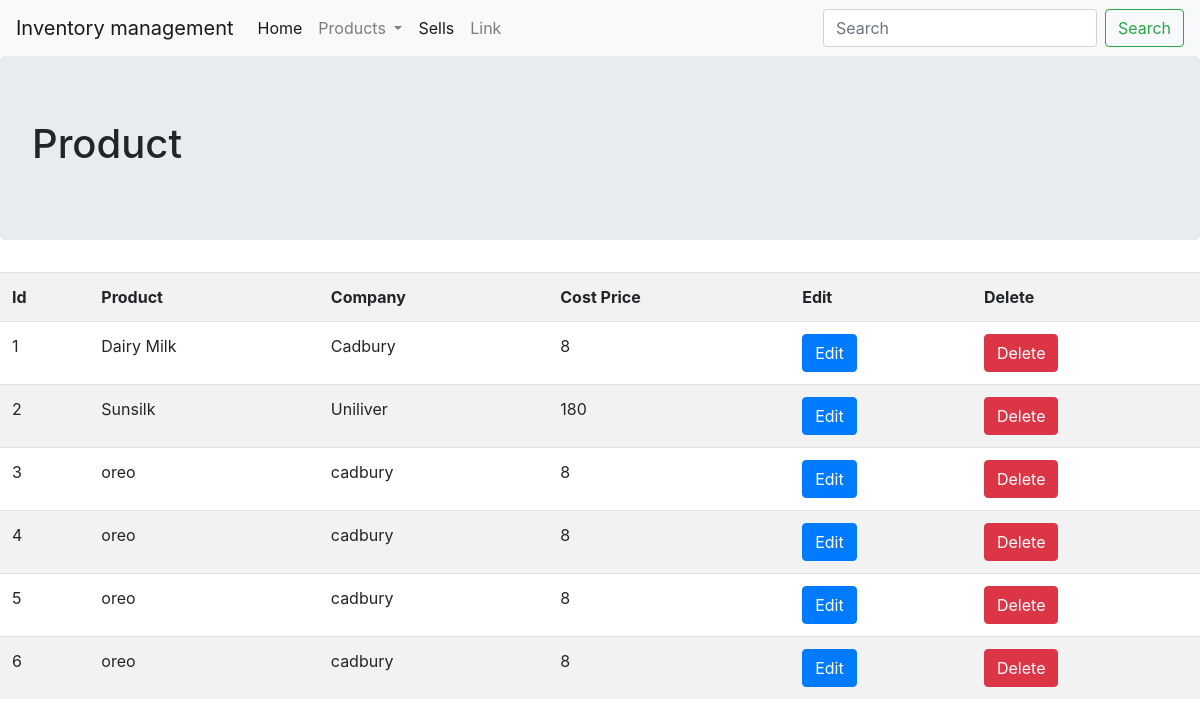
Page /products on the committed database.
### dashboard/models.py (models this page shows, shortened)
class Product(models.Model):
    name = models.TextField()
    company = models.TextField()
    cost_price = models.IntegerField(default='00000')

### dashboard/views.py (the view)
# urls.py: path('products',products,name='products'),
def products(request):
    context = Product.objects.all()
    return render(request,"products.html",context={'dataset':context})

### dashboard/templates/products.html (shortened to what this page needs)
{% extends 'base.html' %}
{% block body %}
<div  class="jumbotron">
    <h1>Product</h1>
</div>
<div>
    <table class="table table-striped">
        <tr>
            <th>
                Id
            </th>
            <th>
                Product
            </th>
            <th>
                Company
            </th>
            <th>
                Cost Price
            </th>
            <th>
                Edit
            </th>
            <th>
                Delete
            </th>
        </tr>
        {% for d in dataset %}
        <tr>
            <td>
                {{d.id}}
            </td>
            <td>
            {{d.name}}
            </td>
            <td>
            {{d.company}}
            </td>
            <td>
            {{d.cost_price}}
            </td>
            <td>
            <a href="" class="btn btn-primary">Edit </a>
            </td>
            <td>
            <a href="#" class="btn btn-danger">Delete </a>
            </td>
        </tr>
        {% endfor %}
    </table>
</div>
{% endblock body %}

### dashboard/templates/base.html (shortened to what this page needs)
{% load static %}
<!DOCTYPE html>
<html lang="en">
<head>
    <link rel="stylesheet" href={% static 'style.css'%}>
    <link rel="stylesheet" href="https://stackpath.bootstrapcdn.com/bootstrap/4.4.1/css/bootstrap.min.css">
</head>
<body>
<div>
    <header>
        <nav class="navbar navbar-expand-lg navbar-light bg-light">
            <a class="navbar-brand" href="{% url 'home' %}">Inventory management</a>
            <div class="collapse navbar-collapse" id="navbarSupportedContent">
              <ul class="navbar-nav mr-auto">
                <li class="nav-item active">
                  <a class="nav-link" href="{% url 'home' %}">Home <span class="sr-only">(current)</span></a>
                </li>
                <li class="nav-item dropdown">
                  <a class="nav-link dropdown-toggle" href="#" id="navbarDropdown" role="button" data-toggle="dropdown" aria-haspopup="true" aria-expanded="false">
                    Products
                  </a>
                </li>
                <li class="nav-item active">
                  <a class="nav-link" href="{% url 'sells' %}">Sells <span class="sr-only">(current)</span></a>
                </li>
                <li class="nav-item">
                  <a class="nav-link" href="#">Link</a>
                </li>
              </ul>
              <form class="form-inline my-2 my-lg-0">
                <input class="form-control mr-sm-2" type="search" placeholder="Search" aria-label="Search">
                <button class="btn btn-outline-success my-2 my-sm-0" type="submit">Search</button>
              </form>
            </div>
          </nav>
</div>
    {% block body %}
    {%endblock body%}
</body>
</html>

### rows in the picture
Product: id "1", name "Dairy Milk", company "Cadbury", cost_price "8"
Product: id "2", name "Sunsilk", company "Uniliver", cost_price "180"
Product: id "3", name "oreo", company "cadbury", cost_price "8"
Product: id "4", name "oreo", company "cadbury", cost_price "8"
Product: id "5", name "oreo", company "cadbury", cost_price "8"
Product: id "6", name "oreo", company "cadbury", cost_price "8"
